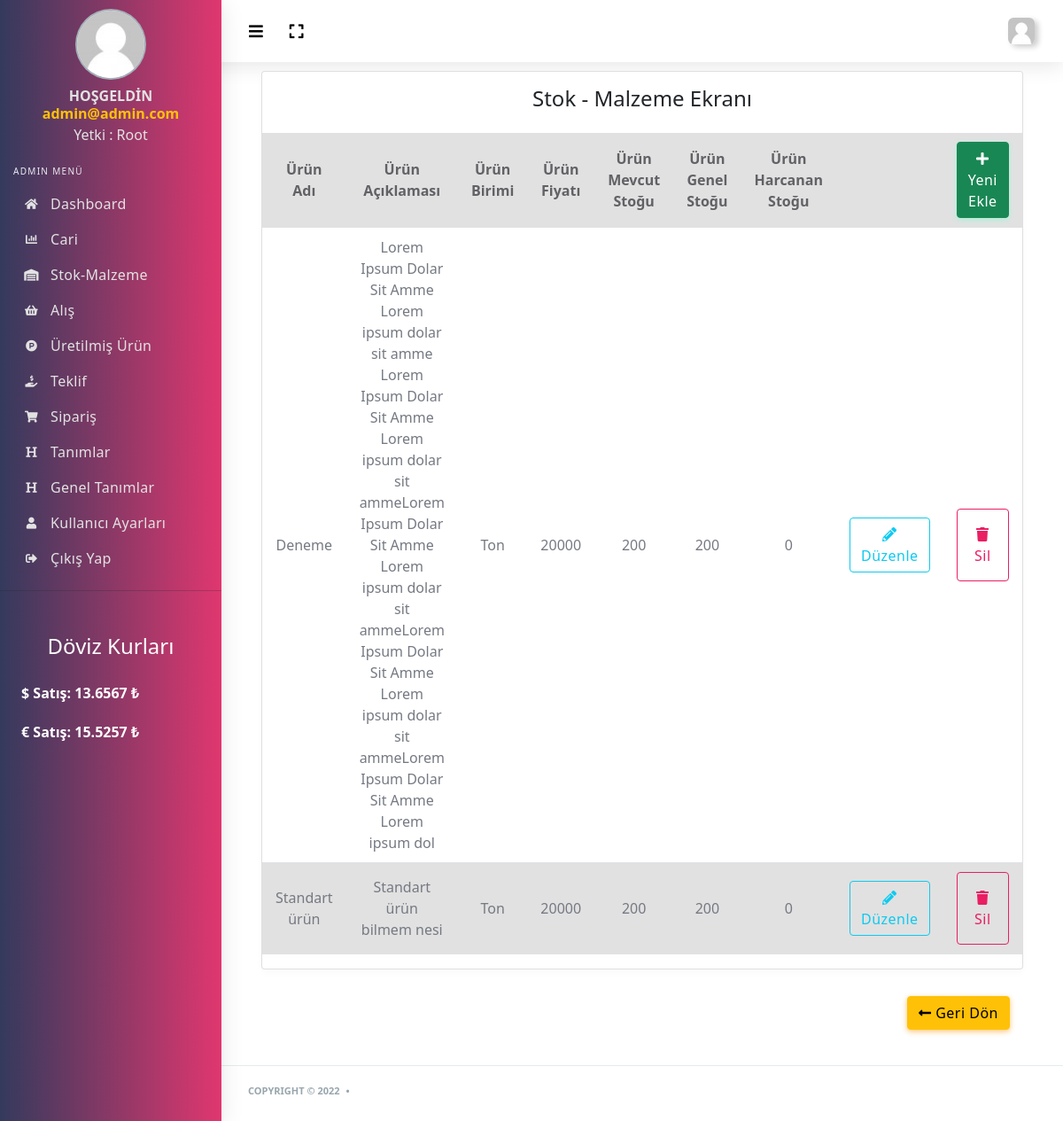
The page /admin/stok.php (signed in) on the database as committed earlier.
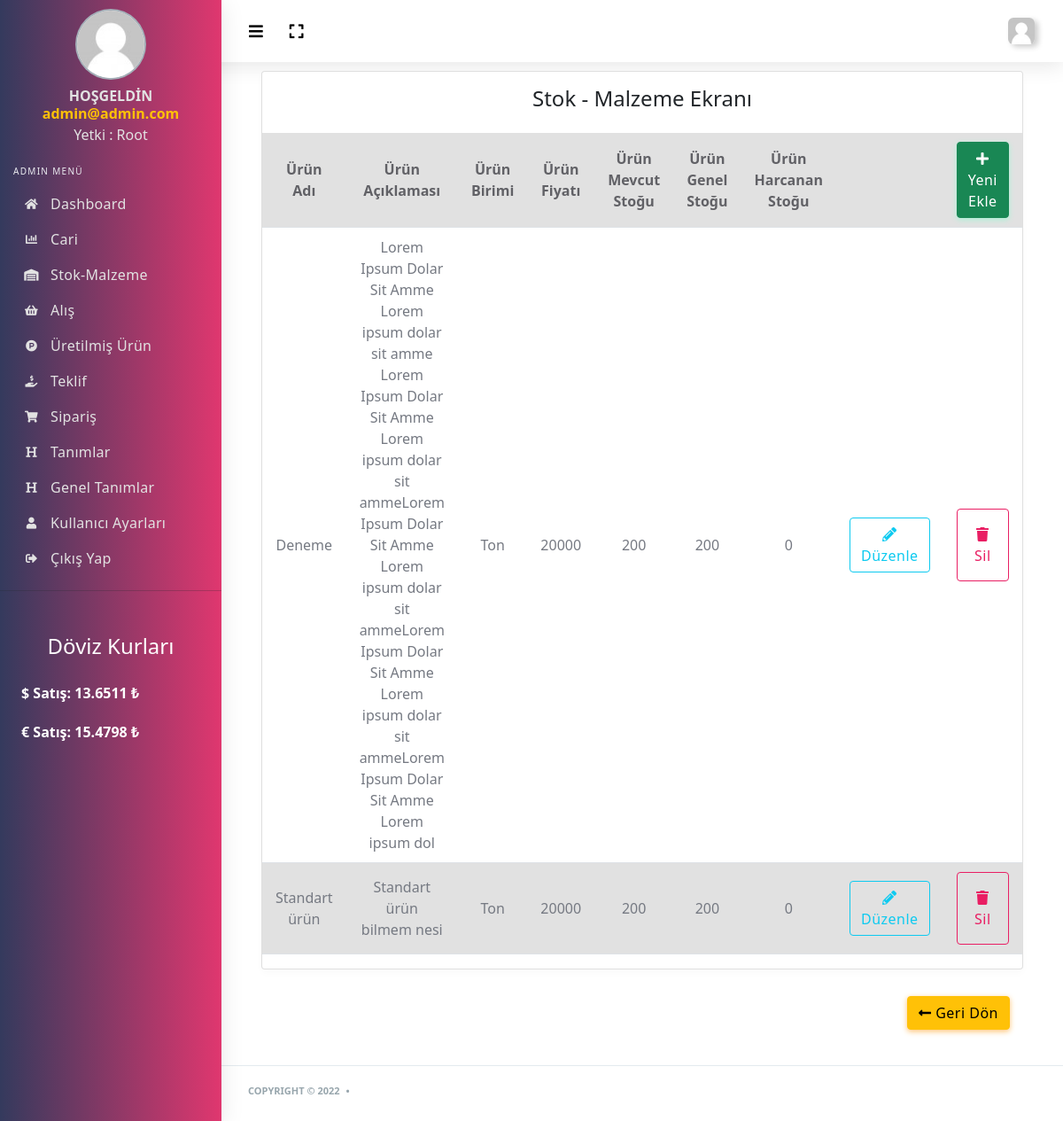
The same page on the database as committed later.
### tables this page shows
CREATE TABLE `doviz_tbl` (
  `id` int(11) NOT NULL,
  `dolar_satis` double NOT NULL,
  `euro_satis` double NOT NULL
);

### admin/stok.php (the view, shortened to what this page needs)
<?php include 'header.php' ?>
<?php include 'sidebar.php';
$stoksor=$db->prepare("SELECT * FROM stokmalzeme_tbl ORDER BY id ASC");
$stoksor->execute();
?>
<div class="main-content">
	<div class="col-12 col-md-12 col-lg-12">
		<div class="card">
			<h4 class="text-center p-3">Stok - Malzeme Ekranı</h4>
			<form action="../islem.php" method="POST">
				<table class="table table-striped table-md text-center">
					<tr>
						<th class="text-center">Ürün Adı</th>
						<th>Ürün Açıklaması</th>
						<th>Ürün Birimi</th>
						<th>Ürün Fiyatı</th>
						<th>Ürün Mevcut Stoğu</th>
						<th>Ürün Genel Stoğu</th>
						<th>Ürün Harcanan Stoğu<th>
						<th style="width: 15%;"><a href="stok-ekle.php" class="btn btn-success"><i class="fa fa-plus"></i> Yeni Ekle</a></th>
					</tr>
					<?php while ($stokcek=$stoksor->fetch(PDO::FETCH_ASSOC)) {
						?>
						<tr>
							<td class="text-center"><?=$stokcek['urun_ad']; ?></td>
							<td style="width:16%;"><?=$stokcek['urun_aciklama']; ?></td>
							<td style="width:16%;"><?=$stokcek['urun_birim']; ?></td>
							<td style="width:16%;"><?=$stokcek['urun_fiyat']; ?></td>
							<td style="width:16%;"><?=$stokcek['urun_mevcutstok']; ?></td>
							<td style="width:16%;"><?=$stokcek['urun_genelstok']; ?></td>
							<td style="width:16%;"><?=$stokcek['urun_harcananstok']; ?></td>
							<td><a href="stok-duzenle.php?id=<?=$stokcek['id'] ?>" class="btn btn-outline-info"><i class="fa fa-pencil-alt"></i> Düzenle</a></td>
							<td><a href="../islem.php?stoksil=ok&id=<?=$stokcek['id'] ?>" onclick="return confirm('Silmek istediğinize emin misiniz?')" class="btn btn-outline-primary p-3"><i class="fa fa-trash"></i> Sil</a></td>
						</tr>
					<?php } ?>
				</table>
			</div>
			<div class="col-md-12 text-right">
				<a class="btn btn-warning" href="index.php"><i class="fa fa-long-arrow-alt-left"></i> Geri Dön</a>
			</div>
	</div>
</div>
</div>
</div>
<?php include 'footer.php' ?>

### admin/sidebar.php
<?php
$kullanicisor =$db->prepare("SELECT * FROM kullanici_tbl WHERE kullanici_ad=:ad");
$kullanicisor->execute(array(
  'ad' => $_SESSION['kullanici_ad']
));
$kullanicicek=$kullanicisor->fetch(PDO::FETCH_ASSOC);
?>
<div class="main-sidebar sidebar-style-2">
  <aside id="sidebar-wrapper">
    <ul class="sidebar-menu">
      <li class="dropdown active" style="display: block;">
        <div class="sidebar-profile">
          <div class="siderbar-profile-pic">
            <img src="<?php echo $kullanicicek['kullanici_foto'] ?>" class="profile-img-circle box-center" alt="User Image">
          </div>
          <div class="siderbar-profile-details">
            <div class="siderbar-profile-name">HOŞGELDİN</div>
            <div class="siderbar-profile-name text-warning"><?php echo $_SESSION['kullanici_ad'] ?> </div>
            <div class="sidebar-profile-position">
              <?php if ($kullanicicek['kullanici_yetki']==0) {
                echo "Yetki : Root";
              }elseif ($kullanicicek['kullanici_yetki']==1) {
                echo "Yetki: Yönetici";
              }else{echo "Yetki: Üye";}
              ?></div>
            </div>
          </div>
        </li>
        <li class="menu-header">Admin Menü</li>
        <li><a class="nav-link" href="index.php"><i class="fas fa-home"></i><span>Dashboard</span></a></li>
        <?php if($kullanicicek['kullanici_yetki']<=1) { ?>
          <li><a class="nav-link" href="cari.php"><i class="fas fa-chart-bar"></i><span>Cari</span></a></li>
          <li><a class="nav-link" href="stok.php"><i class="fas fa-warehouse"></i><span>Stok-Malzeme</span></a></li>
          <li><a class="nav-link" href="alis.php"><i class="fas fa-shopping-basket"></i><span>Alış</span></a></li>
          <li><a class="nav-link" href="urun.php"><i class="fab fa-product-hunt"></i><span>Üretilmiş Ürün</span></a></li>
          <li><a class="nav-link" href="teklif.php"><i class="fas fa-hand-holding-usd"></i><span>Teklif</span></a></li>
          <li><a class="nav-link" href="siparis.php"><i class="fas fa-shopping-cart"></i><span>Sipariş</span></a></li>
          <li><a class="nav-link" href="tanimlar.php"><i class="fas fa-heading"></i><span>Tanımlar</span></a></li>
          <li><a class="nav-link" href="geneltanimlar.php"><i class="fas fa-heading"></i><span>Genel Tanımlar</span></a></li>
          <?php if ($kullanicicek['kullanici_yetki']==0) { ?>
            <li><a class="nav-link" href="kullanicilar.php"><i class="fas fa-user"></i><span>Kullanıcı Ayarları</span></a></li>
          <?php } ?>
        <?php } ?>
        <li><a class="nav-link" href="logout.php"><i class="fas fa-sign-out-alt"></i><span>Çıkış Yap</span></a></li><hr>
        <li class="mt-5">
          <h4 class="text-white text-center">Döviz Kurları</h4>
          <nav class="nav text-white fw-bold m-4">
            <p>$ Satış: <?=$dovizcek['dolar_satis']?> ₺</p>
            <p>€ Satış: <?=$dovizcek['euro_satis']?> ₺</p>
          </nav>
        </li>
      </ul>
    </aside>
  </div>

Rows that differ between the two databases and show on the page:
changed doviz_tbl: dolar_satis "13.6567" → "13.6511"; euro_satis "15.5257" → "15.4798"
